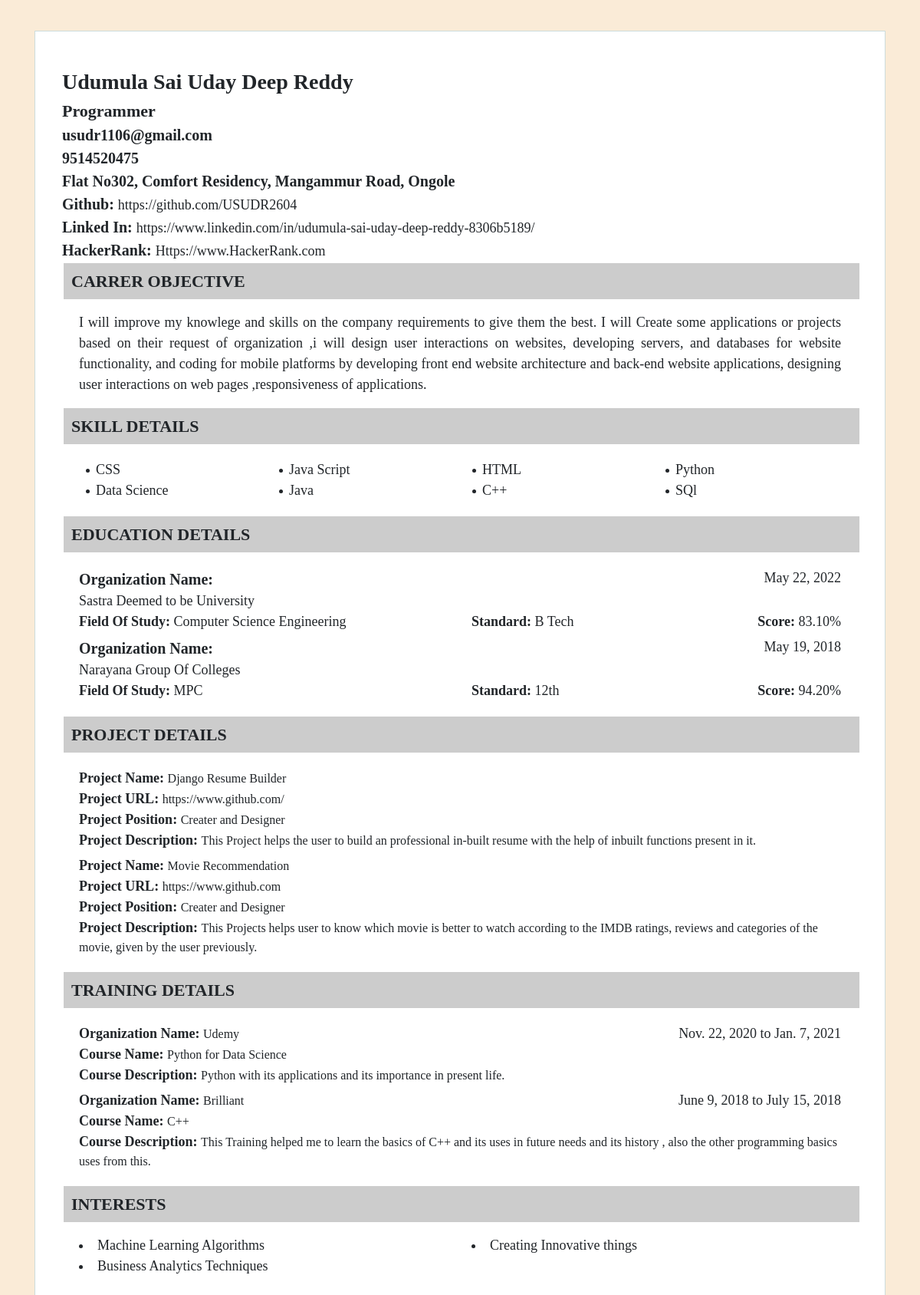
/MyResume/NoExperience/Resume3/ (signed in), run on the app's committed database.
### resumes/models.py (models this page shows, shortened)
class ContactDetails(models.Model):
    user = models.OneToOneField(User, on_delete=models.CASCADE)
    First_Name = models.CharField(max_length=100,help_text='Enter your First Name')
    Last_Name = models.CharField(max_length=100,help_text='Enter your Last Name')
    Email_Id = models.EmailField(max_length=100,help_text='Enter your Email Id')
    Mobile_No = models.CharField(max_length=10, help_text='Enter Your Mobile No')
    Alternate_Mobile_No=models.CharField(max_length=10, help_text='Enter Your Alternate Mobile No')
    Address = models.CharField(max_length=800, help_text='Enter your Address')
    Address_2 = models.CharField(max_length=800, help_text='Enter your Second Address')
    City = models.CharField(max_length=80, help_text='Enter your City Name')
    State = models.CharField(max_length=100, help_text='Enter State Name')
    ZipCode = models.CharField(max_length=6, help_text='Enter your ZipCode')
    Country = models.CharField(max_length=50, help_text='Enter Country Name')

class SummaryDetails(models.Model):
    aboutme = '''Enthusiastic Creater and Developer with innovative ideas and Well Trained and Certified Student.
     Always Interested in Implementing Creative Ideas.'''
    user = models.ForeignKey(User, on_delete=models.CASCADE)
    Your_Position = models.CharField(max_length=200,help_text='enter your position')
    About = models.CharField(max_length=350,help_text='About')
    Summary = models.TextField(max_length=800,help_text='Your Information')

class SocialMediaLinks(models.Model):
    user = models.ForeignKey(User, on_delete=models.CASCADE)
    SocialMedia_Website_Name = models.CharField(max_length=100,help_text='Enter Social Media Website Name')
    SocialMedia_Link = models.URLField(max_length=700,help_text='Enter Social Media Web Link')

class Skills(models.Model):
    user = models.ForeignKey(User, on_delete=models.CASCADE)
    Skill_Name=models.CharField(max_length=300, help_text='Enter your Skill',unique=True)
    Skill_Percentage=models.PositiveIntegerField()

class EducationDetails(models.Model):
    user = models.ForeignKey(User, on_delete=models.CASCADE)
    Organization_Type = models.CharField(max_length=100,choices=EDUCATION_CHOICES,help_text='Organization Type')
    Country_Name=models.CharField(max_length=300,help_text='Country Name')
    State_Name=models.CharField(max_length=300, help_text='Enter State Name')
    City_Name=models.CharField(max_length=150,help_text='City Name')
    ZipCode=models.CharField(max_length=6,help_text='ZipCode')
    Organization_Name=models.CharField(max_length=400, help_text='Organization Name')
    Board_Of_Study=models.CharField(max_length=400,blank=True,help_text='Board Of Study')
    Field_Of_Study=models.CharField(max_length=400, help_text='Enter your Field Study')
    Standard=models.CharField(max_length=120,help_text='Your Standard')
    Year_Passing=models.DateField(help_text='Year Passing')
    Score=models.DecimalField(max_digits = 5,decimal_places = 2)

class ProjectDetails(models.Model):
    user = models.ForeignKey(User, on_delete=models.CASCADE)
    Project_Name=models.CharField(max_length=300,help_text='Enter Project Name')
    Project_Url=models.URLField(max_length=400,help_text='Enter project Url')
    Project_Description=models.TextField(max_length=800,help_text='Enter Project Description')
    Project_Position=models.CharField(max_length=500,help_text='Enter your Position')

class TrainingDetails(models.Model):
    TRAINING_CHOICES=(('ONLINE','ONLINE'),('OFFLINE',"OFFLINE"))
    user = models.ForeignKey(User, on_delete=models.CASCADE)
    Training_Type=models.CharField(max_length=100,choices=TRAINING_CHOICES,help_text='Enter Training Type')
    Training_Country=models.CharField(max_length=300,help_text='Enter your Training Country',blank=True)
    Training_State=models.CharField(max_length=200,help_text='Enter Training State',blank=True)
    Training_City=models.CharField(max_length=100,help_text='Enter your Training City',blank=True)
    Training_ZipCode=models.CharField(max_length=6,help_text='Enter Training Place ZipCode')
    Training_Org_Name=models.CharField(max_length=500,help_text='Enter Training organization Name')
    Training_Course_Name=models.CharField(max_length=200,help_text='Enter Training Course')
    Training_startDate=models.DateField(help_text='Training Start Date')
    Training_EndDate=models.DateField(help_text='Training End Date')
    Training_Description=models.TextField(help_text='Enter Training Description')

class Interests(models.Model):
    user = models.ForeignKey(User, on_delete=models.CASCADE)
    Interest_Names = models.CharField(max_length=200,help_text='Enter your Interests')

### resumes/views.py (the view)
# urls.py: path('NoExperience/Resume3/',views.NoExperienceResume3View,name='NoExp-Resume3'),
@login_required(login_url='MyResume/login')
def NoExperienceResume3View(request):
    context={
    'contactdet':ContactDetails.objects.filter(user=request.user).all(),
    'persondet' : PersonalDetails.objects.filter(user=request.user).all(),
    'Languagedet' : LanguageDetails.objects.filter(user=request.user).all()[:5],
    'SocialMediadet' : SocialMediaLinks.objects.filter(user=request.user).all()[:3],
    'Skilldet' : Skills.objects.filter(user=request.user).all()[:8],
    'ActAchievdet' : AchievementsOrActivities.objects.filter(user=request.user).all()[:2],
    'Interestdet' : Interests.objects.filter(user= request.user).all()[:5],
    'Educationdet' : EducationDetails.objects.filter(user=request.user).all()[:2],
    'Projectdet' : ProjectDetails.objects.filter(user=request.user).all()[:2],
    'Trainingdet' : TrainingDetails.objects.filter(user=request.user).all()[:2],
    'Certifydet' : CertificationDetails.objects.filter(user=request.user).all()[:2],
    'StrengthWeakdet' : StrengthWeakness.objects.filter(user=request.user).all()[:2],
    'Hobbiedet' : HobbieDetails.objects.filter(user=request.user).all()[:3],
    'Summarydet' : SummaryDetails.objects.filter(user=request.user).all()[:1]}
    return render(request,'resumes/NoExperienceResumes/NoExpResume3.html',context)

### resumes/templates/resumes/NoExperienceResumes/NoExpResume3.html (shortened to what this page needs)
<html>
<head>
    <link rel="stylesheet" href="https://stackpath.bootstrapcdn.com/bootstrap/4.4.1/css/bootstrap.min.css">
</head>
<body>
    <div class='content'>
        <div class="container">
            <div class='Resume-Content'>
                <div class='Profile-Content'>
                    {% for cdet in contactdet %}
                    <div class='Name-sty'><span class='head-cont s1-sty'>{{cdet.First_Name}} {{cdet.Last_Name}}</span></div>
                    {% endfor %} {% for sdet in Summarydet %}
                    <div class='Summary-sty'><span class='head-cont s2-sty'>{{sdet.Your_Position}}</span></div>
                    {% endfor %} {% for cdet in contactdet %}
                    <div class='contact-sty'><span class='head-sub-cont s3-sty'>{{cdet.Email_Id}}</span></div>
                    <div class='contact-sty'><span class='head-sub-cont s3-sty'>{{cdet.Mobile_No}}</span></div>
                    <div class='contact-sty'><span class='head-sub-cont s3-sty'>{{cdet.Address}}</span></div>
                    {% endfor %} {% for smedia in SocialMediadet %}
                    <div class='smedia-sty'><span class='head-sub-cont s3-sty'>{{smedia.SocialMedia_Website_Name}}: </span><span class='sub-cont'>{{smedia.SocialMedia_Link}}</span></div>
                    {% endfor %}
                </div>
                <div class='Skill-Heading fill-sty'>CARRER OBJECTIVE</div>
                <div class='Summary-Content content-sty'>
                    <div class='display-container'>
                        {% for sdet in Summarydet %}
                        <div class="Summary-sty"><span class='s4-sty sub-cont'>{{sdet.Summary}}</span></div>
                        {% endfor %}
                    </div>
                </div>
                <div class='Skill-Heading fill-sty'>SKILL DETAILS</div>
                <div class='Skill-Content'>
                    <div class='display-container'>
                        <div class="row cnt-sty">
                            {% for skdet in Skilldet %}
                            <div class=" col-3 s4-sty sub-cont">
                                <li class='sk-sty'>{{skdet.Skill_Name}}</li>
                            </div>
                            {% endfor %}
                        </div>
                    </div>
                </div>
                <div class='Edu-Heading fill-sty'>EDUCATION DETAILS</div>
                <div class='Edu-Content content-sty'>
                    {% for edudet in Educationdet %}
                    <div class='cnt-sty'>
                        <div class='row'>
                            <div class='col-4 edu-sty'><span class='s3-sty head-sub-cont'>Organization Name: </span></div>
                            <div class='col-8 edu-sty right-sty'><span class='s4-sty sub-cont'>{{edudet.Year_Passing}}</span></div>
                        </div>
                        <div class='sub-cont edu-sty'><span class='sub-cont s4-sty'>{{edudet.Organization_Name}}</span></div>
                        <div class='row'>
                            <div class='edu-sty col-6'><span class=' sub-cont s3-sty'>Field Of Study: </span><span class='sub-cont s4-sty'>{{edudet.Field_Of_Study}}</span></div>
                            <div class='edu-sty col-3'><span class='sub-cont s3-sty'>Standard: </span><span class='sub-cont s4-sty'>{{edudet.Standard}}</span></div>
                            <div class='edu-sty col-3 right-sty'><span class=' sub-cont s3-sty'>Score: </span><span class='sub-cont s4-sty'>{{edudet.Score}}%</span></div>
                        </div>
                    </div>
                    {% endfor %}
                </div>
                <div class='Project-Heading fill-sty'>PROJECT DETAILS</div>
                <div class='Projecr-Content content-sty'>
                    <div class='display-container'>
                        {% for projdet in Projectdet %}
                        <div class='cnt-sty'>
                            <div class='proj-sty'><span class='s3-sty sub-cont'>Project Name: </span>{{projdet.Project_Name}}</div>
                            <div class='proj-sty'><span class='s3-sty sub-cont'>Project URL: </span>{{projdet.Project_Url}}</div>
                            <div class='proj-sty'><span class='s3-sty sub-cont'>Project Position: </span>{{projdet.Project_Position}}</div>
                            <div class='proj-sty'><span class='s3-sty sub-cont'>Project Description: </span>{{projdet.Project_Description}}</div>
                        </div>
                        {% endfor %}
                    </div>
                </div>
                <div class='Training-Heading fill-sty'>TRAINING DETAILS</div>
                <div class='Training-Content content-sty'>
                    <div class='display-container'>
                        {% for tdet in Trainingdet %}
                        <div class='cnt-sty'>
                            <div class='row'>
                                <div class='col-8 tsty'><span class='s3-sty sub-cont'>Organization Name: </span>{{tdet.Training_Org_Name}}</div>
                                <div class='col-4 tsty right-sty'><span class='s4-sty sub-cont'>{{tdet.Training_startDate}} to {{tdet.Training_EndDate}}</span></div>
                            </div>
                            <div class='tsty'><span class='sub-cont s3-sty'>Course Name: </span>{{tdet.Training_Course_Name}}</div>
                            <div class='tsty'><span class='sub-cont s3-sty'>Course Description: </span>{{tdet.Training_Description}}</div>
                        </div>
                        {% endfor %}
                    </div>
                </div>
                <div class='Interest-Heading fill-sty'>INTERESTS</div>
                <div class='Interest-Content content-sty'>
                    <div class='display-container'>
                        <div class='row'>
                            {% for indet in Interestdet %}
                            <div class='col-6'><span class='sub-cont s4-sty'><li>{{indet.Interest_Names}}</li></span></div>
                            {% endfor %}
                        </div>
                    </div>
                </div>
            </div>
        </div>
    </div>
</body>
</html>

### resumes/templates/resumes/NoExperienceResumes/NoExpResume3.html (style rules this page uses)
body { background-color: antiquewhite; font-family: Times, 'Times New Roman', serif; }
.content { margin-top: 40px; margin-bottom: 40px; }
.head-cont { font-weight: 650; }
.s1-sty { font-size: 28px; }
.s2-sty { font-size: 22px; }
.s3-sty { font-weight: 550; }
.s4-sty { font-weight: 480; }
.head-sub-cont { font-size: 20px; }
.sub-cont { font-size: 18px; }
.fill-sty { width: 100%; background-color: #cccccc; font-size: 22px; font-weight: 600; padding: 7px 10px 7px 10px; margin: 2px; }
.Skill-Content { padding: 15px 30px; }
.Summary-Content { text-align: justify; }
.content-sty { padding: 15px 22px; }
.right-sty { text-align: right; }
.cnt-sty { padding-top: 3px; padding-bottom: 3px; }
.Resume-Content { background-color: white; padding: 45px 35px; border: 1px solid #ccdcdc; }
.sk-sty { list-style-image: url('\media\Logos\PointIcon.png'); }

### data on the page
ContactDetails: First_Name "Udumula", Last_Name "Sai Uday Deep Reddy", Email_Id "usudr1106@gmail.com", Mobile_No "9514520475", Address "Flat No302, Comfort Residency, Mangammur Road, Ongole"
SummaryDetails: Your_Position "Programmer", Summary "I will improve my knowlege and skills on the company requirements to give them the best. I will Create some applications or projects based on their request of organization ,i will design user interactions on websites, developing servers, and databases for website functionality, and coding for mobile platforms by developing front end website architecture and back-end website applications, designing user interactions on web pages ,responsiveness of applications."
SocialMediaLinks: SocialMedia_Website_Name "Github", SocialMedia_Link "https://github.com/USUDR2604"
SocialMediaLinks: SocialMedia_Website_Name "Linked In", SocialMedia_Link "https://www.linkedin.com/in/udumula-sai-uday-deep-reddy-8306b5189/"
SocialMediaLinks: SocialMedia_Website_Name "HackerRank", SocialMedia_Link "Https://www.HackerRank.com"
Skills: Skill_Name "CSS"
Skills: Skill_Name "Java Script"
Skills: Skill_Name "HTML"
Skills: Skill_Name "Python"
Skills: Skill_Name "Data Science"
Skills: Skill_Name "Java"
Skills: Skill_Name "C++"
Skills: Skill_Name "SQl"
EducationDetails: Year_Passing "May 22, 2022", Organization_Name "Sastra Deemed to be University", Field_Of_Study "Computer Science Engineering", Standard "B Tech", Score "83.10"
EducationDetails: Year_Passing "May 19, 2018", Organization_Name "Narayana Group Of Colleges", Field_Of_Study "MPC", Standard "12th", Score "94.20"
ProjectDetails: Project_Name "Django Resume Builder", Project_Url "https://www.github.com/", Project_Position "Creater and Designer", Project_Description "This Project helps the user to build an professional in-built resume with the help of inbuilt functions present in it."
ProjectDetails: Project_Name "Movie Recommendation", Project_Url "https://www.github.com", Project_Position "Creater and Designer", Project_Description "This Projects helps user to know which movie is better to watch according to the IMDB ratings, reviews and categories of the movie, given by the user previously."
TrainingDetails: Training_Org_Name "Udemy", Training_startDate "Nov. 22, 2020", Training_EndDate "Jan. 7, 2021", Training_Course_Name "Python for Data Science", Training_Description "Python with its applications and its importance in present life."
TrainingDetails: Training_Org_Name "Brilliant", Training_startDate "June 9, 2018", Training_EndDate "July 15, 2018", Training_Course_Name "C++", Training_Description "This Training helped me to learn the basics of C++ and its uses in future needs and its history , also the other programming basics uses from this."
Interests: Interest_Names "Machine Learning Algorithms"
Interests: Interest_Names "Creating Innovative things"
Interests: Interest_Names "Business Analytics Techniques"
